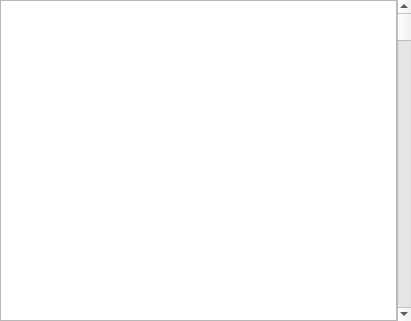
<?xml version="1.0" encoding="UTF-8"?>
<ui version="4.0">
 <class>AbstractTextVisualization</class>
 <widget class="QWidget" name="AbstractTextVisualization">
  <property name="geometry">
   <rect>
    <x>0</x>
    <y>0</y>
    <width>411</width>
    <height>321</height>
   </rect>
  </property>
  <property name="windowTitle">
   <string>Form</string>
  </property>
  <layout class="QGridLayout" name="gridLayout">
   <property name="margin">
    <number>0</number>
   </property>
   <property name="spacing">
    <number>0</number>
   </property>
   <item row="0" column="0">
    <widget class="QTextEdit" name="textEdit">
     <property name="sizePolicy">
      <sizepolicy hsizetype="Expanding" vsizetype="Expanding">
       <horstretch>0</horstretch>
       <verstretch>0</verstretch>
      </sizepolicy>
     </property>
     <property name="contextMenuPolicy">
      <enum>Qt::DefaultContextMenu</enum>
     </property>
     <property name="frameShape">
      <enum>QFrame::StyledPanel</enum>
     </property>
     <property name="frameShadow">
      <enum>QFrame::Sunken</enum>
     </property>
     <property name="verticalScrollBarPolicy">
      <enum>Qt::ScrollBarAlwaysOff</enum>
     </property>
     <property name="horizontalScrollBarPolicy">
      <enum>Qt::ScrollBarAlwaysOff</enum>
     </property>
     <property name="lineWrapMode">
      <enum>QTextEdit::NoWrap</enum>
     </property>
     <property name="textInteractionFlags">
      <set>Qt::TextSelectableByKeyboard|Qt::TextSelectableByMouse</set>
     </property>
    </widget>
   </item>
   <item row="0" column="1">
    <widget class="QScrollBar" name="verticalScrollBar">
     <property name="orientation">
      <enum>Qt::Vertical</enum>
     </property>
    </widget>
   </item>
  </layout>
 </widget>
 <resources/>
 <connections/>
</ui>
